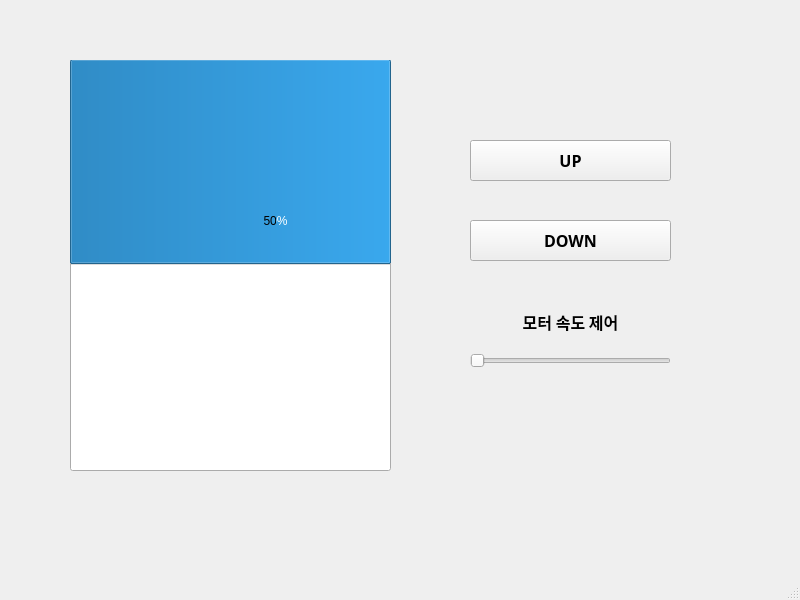
<?xml version="1.0" encoding="UTF-8"?>
<ui version="4.0">
 <class>MainWindow</class>
 <widget class="QMainWindow" name="MainWindow">
  <property name="geometry">
   <rect>
    <x>0</x>
    <y>0</y>
    <width>800</width>
    <height>600</height>
   </rect>
  </property>
  <property name="windowTitle">
   <string>MainWindow</string>
  </property>
  <widget class="QWidget" name="centralwidget">
   <widget class="QProgressBar" name="progressBar">
    <property name="geometry">
     <rect>
      <x>70</x>
      <y>60</y>
      <width>321</width>
      <height>411</height>
     </rect>
    </property>
    <property name="value">
     <number>50</number>
    </property>
    <property name="alignment">
     <set>Qt::AlignCenter</set>
    </property>
    <property name="textVisible">
     <bool>true</bool>
    </property>
    <property name="orientation">
     <enum>Qt::Vertical</enum>
    </property>
    <property name="invertedAppearance">
     <bool>true</bool>
    </property>
    <property name="textDirection">
     <enum>QProgressBar::TopToBottom</enum>
    </property>
   </widget>
   <widget class="QWidget" name="verticalLayoutWidget">
    <property name="geometry">
     <rect>
      <x>470</x>
      <y>310</y>
      <width>201</width>
      <height>71</height>
     </rect>
    </property>
    <layout class="QVBoxLayout" name="verticalLayout">
     <item>
      <widget class="QLabel" name="speed_label">
       <property name="sizePolicy">
        <sizepolicy hsizetype="Preferred" vsizetype="Preferred">
         <horstretch>0</horstretch>
         <verstretch>0</verstretch>
        </sizepolicy>
       </property>
       <property name="font">
        <font>
         <family>나눔고딕</family>
         <pointsize>12</pointsize>
         <weight>75</weight>
         <bold>true</bold>
        </font>
       </property>
       <property name="text">
        <string>모터 속도 제어</string>
       </property>
       <property name="alignment">
        <set>Qt::AlignCenter</set>
       </property>
      </widget>
     </item>
     <item>
      <widget class="QSlider" name="speedSlider">
       <property name="sizePolicy">
        <sizepolicy hsizetype="Expanding" vsizetype="Expanding">
         <horstretch>0</horstretch>
         <verstretch>0</verstretch>
        </sizepolicy>
       </property>
       <property name="maximum">
        <number>100</number>
       </property>
       <property name="orientation">
        <enum>Qt::Horizontal</enum>
       </property>
      </widget>
     </item>
    </layout>
   </widget>
   <widget class="QPushButton" name="upBtn">
    <property name="geometry">
     <rect>
      <x>470</x>
      <y>140</y>
      <width>201</width>
      <height>41</height>
     </rect>
    </property>
    <property name="font">
     <font>
      <family>나눔고딕</family>
      <pointsize>12</pointsize>
      <weight>75</weight>
      <bold>true</bold>
     </font>
    </property>
    <property name="text">
     <string>UP</string>
    </property>
   </widget>
   <widget class="QPushButton" name="downBtn">
    <property name="geometry">
     <rect>
      <x>470</x>
      <y>220</y>
      <width>201</width>
      <height>41</height>
     </rect>
    </property>
    <property name="font">
     <font>
      <family>나눔고딕</family>
      <pointsize>12</pointsize>
      <weight>75</weight>
      <bold>true</bold>
     </font>
    </property>
    <property name="text">
     <string>DOWN</string>
    </property>
   </widget>
  </widget>
  <widget class="QMenuBar" name="menubar">
   <property name="geometry">
    <rect>
     <x>0</x>
     <y>0</y>
     <width>800</width>
     <height>21</height>
    </rect>
   </property>
  </widget>
  <widget class="QStatusBar" name="statusbar"/>
 </widget>
 <resources/>
 <connections>
  <connection>
   <sender>upBtn</sender>
   <signal>pressed()</signal>
   <receiver>MainWindow</receiver>
   <slot>up()</slot>
   <hints>
    <hint type="sourcelabel">
     <x>610</x>
     <y>180</y>
    </hint>
    <hint type="destinationlabel">
     <x>780</x>
     <y>198</y>
    </hint>
   </hints>
  </connection>
  <connection>
   <sender>downBtn</sender>
   <signal>pressed()</signal>
   <receiver>MainWindow</receiver>
   <slot>down()</slot>
   <hints>
    <hint type="sourcelabel">
     <x>618</x>
     <y>264</y>
    </hint>
    <hint type="destinationlabel">
     <x>779</x>
     <y>276</y>
    </hint>
   </hints>
  </connection>
  <connection>
   <sender>speedSlider</sender>
   <signal>valueChanged(int)</signal>
   <receiver>MainWindow</receiver>
   <slot>speedTrans()</slot>
   <hints>
    <hint type="sourcelabel">
     <x>619</x>
     <y>375</y>
    </hint>
    <hint type="destinationlabel">
     <x>772</x>
     <y>392</y>
    </hint>
   </hints>
  </connection>
  <connection>
   <sender>upBtn</sender>
   <signal>released()</signal>
   <receiver>MainWindow</receiver>
   <slot>stop()</slot>
   <hints>
    <hint type="sourcelabel">
     <x>657</x>
     <y>171</y>
    </hint>
    <hint type="destinationlabel">
     <x>778</x>
     <y>167</y>
    </hint>
   </hints>
  </connection>
  <connection>
   <sender>downBtn</sender>
   <signal>released()</signal>
   <receiver>MainWindow</receiver>
   <slot>stop()</slot>
   <hints>
    <hint type="sourcelabel">
     <x>649</x>
     <y>251</y>
    </hint>
    <hint type="destinationlabel">
     <x>784</x>
     <y>246</y>
    </hint>
   </hints>
  </connection>
 </connections>
 <slots>
  <slot>up()</slot>
  <slot>down()</slot>
  <slot>speedTrans()</slot>
  <slot>stop()</slot>
 </slots>
</ui>
